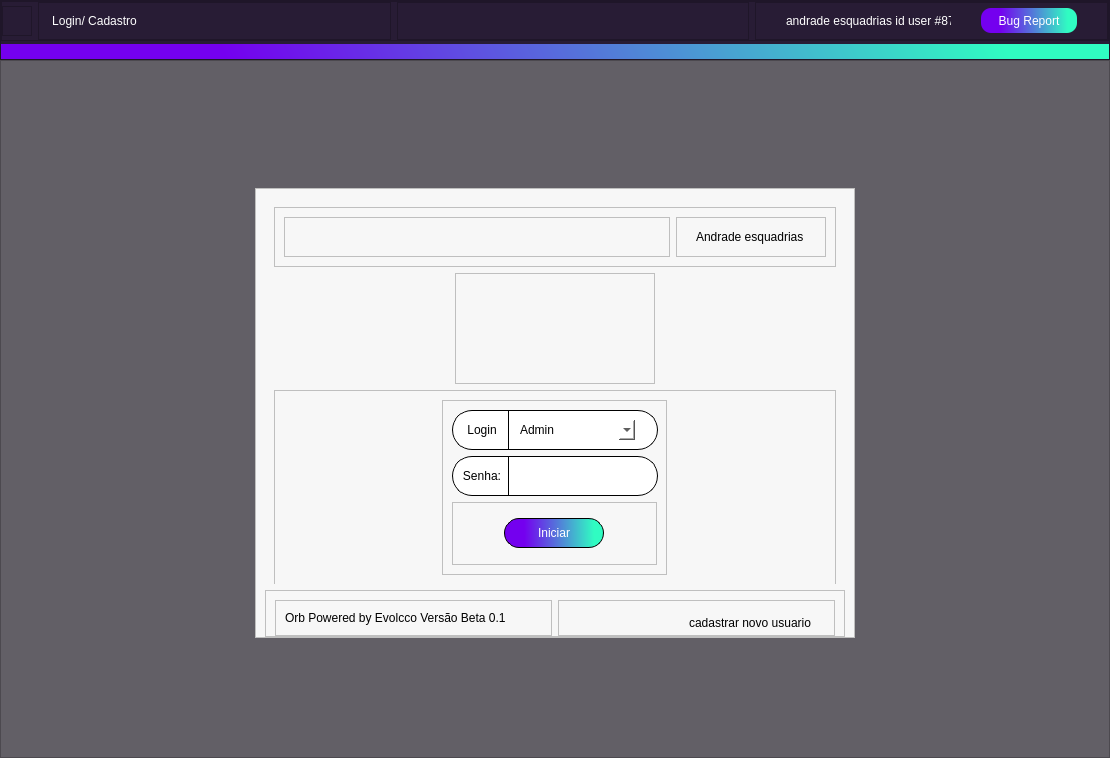
<?xml version="1.0" encoding="UTF-8"?>
<ui version="4.0">
 <class>MainWindow</class>
 <widget class="QMainWindow" name="MainWindow">
  <property name="geometry">
   <rect>
    <x>0</x>
    <y>0</y>
    <width>1110</width>
    <height>758</height>
   </rect>
  </property>
  <property name="windowTitle">
   <string>Login</string>
  </property>
  <property name="windowIcon">
   <iconset resource="source.qrc">
    <normaloff>:/iconteste/icons/Ativo 16@2x.png</normaloff>:/iconteste/icons/Ativo 16@2x.png</iconset>
  </property>
  <widget class="QWidget" name="centralwidget">
   <layout class="QVBoxLayout" name="verticalLayout_9">
    <property name="spacing">
     <number>0</number>
    </property>
    <property name="leftMargin">
     <number>0</number>
    </property>
    <property name="topMargin">
     <number>0</number>
    </property>
    <property name="rightMargin">
     <number>0</number>
    </property>
    <property name="bottomMargin">
     <number>0</number>
    </property>
    <item>
     <widget class="QFrame" name="frame_3">
      <property name="minimumSize">
       <size>
        <width>0</width>
        <height>0</height>
       </size>
      </property>
      <property name="maximumSize">
       <size>
        <width>16777215</width>
        <height>60</height>
       </size>
      </property>
      <property name="styleSheet">
       <string notr="true">background-color: #281c35;
color:#ffffff;</string>
      </property>
      <property name="frameShape">
       <enum>QFrame::StyledPanel</enum>
      </property>
      <property name="frameShadow">
       <enum>QFrame::Raised</enum>
      </property>
      <layout class="QVBoxLayout" name="verticalLayout_3" stretch="0,0">
       <property name="spacing">
        <number>3</number>
       </property>
       <property name="leftMargin">
        <number>0</number>
       </property>
       <property name="topMargin">
        <number>0</number>
       </property>
       <property name="rightMargin">
        <number>0</number>
       </property>
       <property name="bottomMargin">
        <number>0</number>
       </property>
       <item>
        <widget class="QFrame" name="frame_6">
         <property name="frameShape">
          <enum>QFrame::StyledPanel</enum>
         </property>
         <property name="frameShadow">
          <enum>QFrame::Raised</enum>
         </property>
         <layout class="QHBoxLayout" name="horizontalLayout_2">
          <property name="leftMargin">
           <number>0</number>
          </property>
          <property name="topMargin">
           <number>0</number>
          </property>
          <property name="rightMargin">
           <number>0</number>
          </property>
          <property name="bottomMargin">
           <number>0</number>
          </property>
          <item>
           <widget class="QFrame" name="frame_2">
            <property name="maximumSize">
             <size>
              <width>30</width>
              <height>30</height>
             </size>
            </property>
            <property name="frameShape">
             <enum>QFrame::StyledPanel</enum>
            </property>
            <property name="frameShadow">
             <enum>QFrame::Raised</enum>
            </property>
            <layout class="QGridLayout" name="gridLayout_3">
             <property name="leftMargin">
              <number>0</number>
             </property>
             <property name="topMargin">
              <number>0</number>
             </property>
             <property name="rightMargin">
              <number>0</number>
             </property>
             <property name="bottomMargin">
              <number>0</number>
             </property>
             <property name="spacing">
              <number>0</number>
             </property>
             <item row="0" column="0">
              <widget class="QLabel" name="label">
               <property name="minimumSize">
                <size>
                 <width>25</width>
                 <height>25</height>
                </size>
               </property>
               <property name="maximumSize">
                <size>
                 <width>25</width>
                 <height>25</height>
                </size>
               </property>
               <property name="styleSheet">
                <string notr="true">border-image: url(:/iconteste/icons/ba812f4a-b112-4fa5-96d0-dccd574e3a86.jpg);
border-radius:12px;</string>
               </property>
               <property name="text">
                <string/>
               </property>
              </widget>
             </item>
            </layout>
           </widget>
          </item>
          <item>
           <widget class="QFrame" name="frame_4">
            <property name="frameShape">
             <enum>QFrame::StyledPanel</enum>
            </property>
            <property name="frameShadow">
             <enum>QFrame::Raised</enum>
            </property>
            <layout class="QVBoxLayout" name="verticalLayout">
             <property name="spacing">
              <number>0</number>
             </property>
             <property name="leftMargin">
              <number>0</number>
             </property>
             <property name="topMargin">
              <number>0</number>
             </property>
             <property name="rightMargin">
              <number>0</number>
             </property>
             <property name="bottomMargin">
              <number>0</number>
             </property>
             <item>
              <widget class="QPushButton" name="pushButton">
               <property name="minimumSize">
                <size>
                 <width>111</width>
                 <height>25</height>
                </size>
               </property>
               <property name="maximumSize">
                <size>
                 <width>110</width>
                 <height>16777215</height>
                </size>
               </property>
               <property name="styleSheet">
                <string notr="true">QPushButton{
border:0px;
border-radius:12px;
}
QPushButton::hover
{

background-color:#403749;

}
QPushButton::pressed
{
border-style: outset;
border-width: 3px;
border-color: #30fcc2;
background-color:625f66
}
</string>
               </property>
               <property name="text">
                <string>Login/ Cadastro</string>
               </property>
               <property name="icon">
                <iconset resource="source.qrc">
                 <normaloff>:/iconteste/icons/user.png</normaloff>:/iconteste/icons/user.png</iconset>
               </property>
              </widget>
             </item>
            </layout>
           </widget>
          </item>
          <item>
           <widget class="QFrame" name="frame_5">
            <property name="frameShape">
             <enum>QFrame::StyledPanel</enum>
            </property>
            <property name="frameShadow">
             <enum>QFrame::Raised</enum>
            </property>
           </widget>
          </item>
          <item>
           <widget class="QFrame" name="frame_7">
            <property name="frameShape">
             <enum>QFrame::StyledPanel</enum>
            </property>
            <property name="frameShadow">
             <enum>QFrame::Raised</enum>
            </property>
            <layout class="QHBoxLayout" name="horizontalLayout">
             <property name="spacing">
              <number>0</number>
             </property>
             <property name="leftMargin">
              <number>0</number>
             </property>
             <property name="topMargin">
              <number>0</number>
             </property>
             <property name="rightMargin">
              <number>0</number>
             </property>
             <property name="bottomMargin">
              <number>0</number>
             </property>
             <item>
              <widget class="QLabel" name="label_2">
               <property name="maximumSize">
                <size>
                 <width>165</width>
                 <height>30</height>
                </size>
               </property>
               <property name="text">
                <string>andrade esquadrias id user #8774</string>
               </property>
              </widget>
             </item>
             <item>
              <widget class="QPushButton" name="pushButton_2">
               <property name="maximumSize">
                <size>
                 <width>96</width>
                 <height>25</height>
                </size>
               </property>
               <property name="styleSheet">
                <string notr="true">


QPushButton{
border:1px;
background-color: qlineargradient(spread:pad, x1:0.0227727, y1:0.557, x2:1, y2:0.551, stop:0.181818 rgba(116, 0, 239, 255), stop:0.903409 rgba(48, 252, 194, 255));
border-radius:10px;
}
QPushButton::hover
{


border-width: 2px;

border-color: black;

}
QPushButton::pressed
{
border-style: outset;
border-width: 3px;
border-color: #30fcc2;
}
</string>
               </property>
               <property name="text">
                <string>Bug Report</string>
               </property>
              </widget>
             </item>
            </layout>
           </widget>
          </item>
         </layout>
        </widget>
       </item>
       <item>
        <widget class="QLabel" name="label_23">
         <property name="minimumSize">
          <size>
           <width>0</width>
           <height>15</height>
          </size>
         </property>
         <property name="maximumSize">
          <size>
           <width>16777215</width>
           <height>15</height>
          </size>
         </property>
         <property name="styleSheet">
          <string notr="true">background-color: qlineargradient(spread:pad, x1:0.0227727, y1:0.557, x2:1, y2:0.551, stop:0.181818 rgba(116, 0, 239, 255), stop:0.903409 rgba(48, 252, 194, 255));</string>
         </property>
         <property name="text">
          <string/>
         </property>
        </widget>
       </item>
      </layout>
     </widget>
    </item>
    <item>
     <widget class="QFrame" name="frame_13">
      <property name="minimumSize">
       <size>
        <width>501</width>
        <height>0</height>
       </size>
      </property>
      <property name="styleSheet">
       <string notr="true">background-color: rgb(98, 95, 102);</string>
      </property>
      <property name="frameShape">
       <enum>QFrame::StyledPanel</enum>
      </property>
      <property name="frameShadow">
       <enum>QFrame::Raised</enum>
      </property>
      <layout class="QHBoxLayout" name="horizontalLayout_5">
       <property name="bottomMargin">
        <number>0</number>
       </property>
       <item>
        <widget class="QFrame" name="frame_17">
         <property name="maximumSize">
          <size>
           <width>600</width>
           <height>450</height>
          </size>
         </property>
         <property name="styleSheet">
          <string notr="true">background-color:white;
background-color: rgb(247, 247, 247);</string>
         </property>
         <property name="frameShape">
          <enum>QFrame::StyledPanel</enum>
         </property>
         <property name="frameShadow">
          <enum>QFrame::Raised</enum>
         </property>
         <layout class="QVBoxLayout" name="verticalLayout_8">
          <property name="bottomMargin">
           <number>0</number>
          </property>
          <item>
           <widget class="QFrame" name="frame_12">
            <property name="enabled">
             <bool>true</bool>
            </property>
            <property name="frameShape">
             <enum>QFrame::NoFrame</enum>
            </property>
            <property name="frameShadow">
             <enum>QFrame::Raised</enum>
            </property>
            <layout class="QVBoxLayout" name="verticalLayout_5">
             <property name="topMargin">
              <number>9</number>
             </property>
             <item>
              <widget class="QFrame" name="frame_18">
               <property name="frameShape">
                <enum>QFrame::StyledPanel</enum>
               </property>
               <property name="frameShadow">
                <enum>QFrame::Raised</enum>
               </property>
               <layout class="QHBoxLayout" name="horizontalLayout_8">
                <item>
                 <widget class="QFrame" name="frame_20">
                  <property name="frameShape">
                   <enum>QFrame::StyledPanel</enum>
                  </property>
                  <property name="frameShadow">
                   <enum>QFrame::Raised</enum>
                  </property>
                  <layout class="QVBoxLayout" name="verticalLayout_2">
                   <item>
                    <widget class="QLabel" name="deucerto">
                     <property name="minimumSize">
                      <size>
                       <width>0</width>
                       <height>20</height>
                      </size>
                     </property>
                     <property name="text">
                      <string/>
                     </property>
                    </widget>
                   </item>
                  </layout>
                 </widget>
                </item>
                <item>
                 <widget class="QFrame" name="frame_19">
                  <property name="maximumSize">
                   <size>
                    <width>150</width>
                    <height>16777215</height>
                   </size>
                  </property>
                  <property name="layoutDirection">
                   <enum>Qt::RightToLeft</enum>
                  </property>
                  <property name="frameShape">
                   <enum>QFrame::StyledPanel</enum>
                  </property>
                  <property name="frameShadow">
                   <enum>QFrame::Raised</enum>
                  </property>
                  <layout class="QHBoxLayout" name="horizontalLayout_7">
                   <item>
                    <widget class="QLabel" name="label_10">
                     <property name="maximumSize">
                      <size>
                       <width>110</width>
                       <height>16777215</height>
                      </size>
                     </property>
                     <property name="layoutDirection">
                      <enum>Qt::RightToLeft</enum>
                     </property>
                     <property name="text">
                      <string>Andrade esquadrias</string>
                     </property>
                    </widget>
                   </item>
                  </layout>
                 </widget>
                </item>
               </layout>
              </widget>
             </item>
             <item alignment="Qt::AlignHCenter">
              <widget class="QFrame" name="frame_11">
               <property name="minimumSize">
                <size>
                 <width>141</width>
                 <height>111</height>
                </size>
               </property>
               <property name="maximumSize">
                <size>
                 <width>16777215</width>
                 <height>16777215</height>
                </size>
               </property>
               <property name="frameShape">
                <enum>QFrame::StyledPanel</enum>
               </property>
               <property name="frameShadow">
                <enum>QFrame::Raised</enum>
               </property>
               <layout class="QVBoxLayout" name="verticalLayout_4">
                <item>
                 <widget class="QLabel" name="label_6">
                  <property name="minimumSize">
                   <size>
                    <width>180</width>
                    <height>100</height>
                   </size>
                  </property>
                  <property name="maximumSize">
                   <size>
                    <width>180</width>
                    <height>16777215</height>
                   </size>
                  </property>
                  <property name="styleSheet">
                   <string notr="true">border-image: url(:/iconteste/icons/bc618214-251e-4c1c-9617-52f5a49d45b0.jpg);</string>
                  </property>
                  <property name="text">
                   <string/>
                  </property>
                  <property name="alignment">
                   <set>Qt::AlignCenter</set>
                  </property>
                 </widget>
                </item>
               </layout>
              </widget>
             </item>
             <item>
              <widget class="QFrame" name="frame">
               <property name="minimumSize">
                <size>
                 <width>301</width>
                 <height>221</height>
                </size>
               </property>
               <property name="maximumSize">
                <size>
                 <width>16777215</width>
                 <height>16777215</height>
                </size>
               </property>
               <property name="layoutDirection">
                <enum>Qt::LeftToRight</enum>
               </property>
               <property name="frameShape">
                <enum>QFrame::StyledPanel</enum>
               </property>
               <property name="frameShadow">
                <enum>QFrame::Raised</enum>
               </property>
               <layout class="QGridLayout" name="gridLayout_2">
                <item row="0" column="0">
                 <widget class="QFrame" name="frame_21">
                  <property name="maximumSize">
                   <size>
                    <width>225</width>
                    <height>16777215</height>
                   </size>
                  </property>
                  <property name="frameShape">
                   <enum>QFrame::StyledPanel</enum>
                  </property>
                  <property name="frameShadow">
                   <enum>QFrame::Raised</enum>
                  </property>
                  <layout class="QVBoxLayout" name="verticalLayout_10">
                   <item>
                    <widget class="QFrame" name="frame_8">
                     <property name="minimumSize">
                      <size>
                       <width>206</width>
                       <height>40</height>
                      </size>
                     </property>
                     <property name="maximumSize">
                      <size>
                       <width>206</width>
                       <height>40</height>
                      </size>
                     </property>
                     <property name="styleSheet">
                      <string notr="true">border: 1px solid black;
border-radius:20px;
background-color: white;</string>
                     </property>
                     <property name="frameShape">
                      <enum>QFrame::StyledPanel</enum>
                     </property>
                     <property name="frameShadow">
                      <enum>QFrame::Raised</enum>
                     </property>
                     <layout class="QHBoxLayout" name="horizontalLayout_3">
                      <property name="topMargin">
                       <number>0</number>
                      </property>
                      <property name="bottomMargin">
                       <number>0</number>
                      </property>
                      <item>
                       <widget class="QLabel" name="label_3">
                        <property name="minimumSize">
                         <size>
                          <width>40</width>
                          <height>20</height>
                         </size>
                        </property>
                        <property name="maximumSize">
                         <size>
                          <width>25</width>
                          <height>20</height>
                         </size>
                        </property>
                        <property name="styleSheet">
                         <string notr="true">border:0px;</string>
                        </property>
                        <property name="text">
                         <string>Login</string>
                        </property>
                        <property name="alignment">
                         <set>Qt::AlignCenter</set>
                        </property>
                       </widget>
                      </item>
                      <item>
                       <widget class="Line" name="line">
                        <property name="minimumSize">
                         <size>
                          <width>0</width>
                          <height>40</height>
                         </size>
                        </property>
                        <property name="maximumSize">
                         <size>
                          <width>1</width>
                          <height>16777215</height>
                         </size>
                        </property>
                        <property name="styleSheet">
                         <string notr="true">margin-top:0px;</string>
                        </property>
                        <property name="orientation">
                         <enum>Qt::Vertical</enum>
                        </property>
                       </widget>
                      </item>
                      <item alignment="Qt::AlignLeft|Qt::AlignVCenter">
                       <widget class="QComboBox" name="comboBox">
                        <property name="minimumSize">
                         <size>
                          <width>120</width>
                          <height>20</height>
                         </size>
                        </property>
                        <property name="styleSheet">
                         <string notr="true">QComboBox {
	border: transparent;

}
QComboBox::drop-down:button{
border:transparent; background:transparent;
border-image: url(:/iconteste/icons/arrow-black.png);
width: 14px;
height: 14px;
padding-top:1px;
margin-top:3px;

}

QComboBox QAbstractItemView{
	
	border:1px solid black;
	border-radius:0px;
 
	
}

</string>
                        </property>
                        <item>
                         <property name="text">
                          <string>Admin</string>
                         </property>
                        </item>
                        <item>
                         <property name="text">
                          <string>T.i</string>
                         </property>
                        </item>
                        <item>
                         <property name="text">
                          <string>Vendedor</string>
                         </property>
                        </item>
                        <item>
                         <property name="text">
                          <string>Gerência</string>
                         </property>
                        </item>
                       </widget>
                      </item>
                     </layout>
                    </widget>
                   </item>
                   <item>
                    <widget class="QFrame" name="frame_10">
                     <property name="minimumSize">
                      <size>
                       <width>206</width>
                       <height>40</height>
                      </size>
                     </property>
                     <property name="maximumSize">
                      <size>
                       <width>206</width>
                       <height>40</height>
                      </size>
                     </property>
                     <property name="styleSheet">
                      <string notr="true">border: 1px solid black;
border-radius:20px;
background-color: white;</string>
                     </property>
                     <property name="frameShape">
                      <enum>QFrame::StyledPanel</enum>
                     </property>
                     <property name="frameShadow">
                      <enum>QFrame::Raised</enum>
                     </property>
                     <layout class="QHBoxLayout" name="horizontalLayout_4">
                      <property name="topMargin">
                       <number>0</number>
                      </property>
                      <property name="bottomMargin">
                       <number>0</number>
                      </property>
                      <item>
                       <widget class="QLabel" name="label_4">
                        <property name="minimumSize">
                         <size>
                          <width>40</width>
                          <height>20</height>
                         </size>
                        </property>
                        <property name="maximumSize">
                         <size>
                          <width>25</width>
                          <height>20</height>
                         </size>
                        </property>
                        <property name="styleSheet">
                         <string notr="true">border:0px;</string>
                        </property>
                        <property name="text">
                         <string>Senha:</string>
                        </property>
                        <property name="alignment">
                         <set>Qt::AlignCenter</set>
                        </property>
                       </widget>
                      </item>
                      <item>
                       <widget class="Line" name="line_2">
                        <property name="minimumSize">
                         <size>
                          <width>0</width>
                          <height>40</height>
                         </size>
                        </property>
                        <property name="maximumSize">
                         <size>
                          <width>1</width>
                          <height>16777215</height>
                         </size>
                        </property>
                        <property name="styleSheet">
                         <string notr="true">margin-top:0px;</string>
                        </property>
                        <property name="orientation">
                         <enum>Qt::Vertical</enum>
                        </property>
                       </widget>
                      </item>
                      <item>
                       <widget class="QLineEdit" name="lineEdit">
                        <property name="maximumSize">
                         <size>
                          <width>130</width>
                          <height>16777215</height>
                         </size>
                        </property>
                        <property name="styleSheet">
                         <string notr="true">border: 0px;</string>
                        </property>
                       </widget>
                      </item>
                     </layout>
                    </widget>
                   </item>
                   <item>
                    <widget class="QFrame" name="frame_22">
                     <property name="frameShape">
                      <enum>QFrame::StyledPanel</enum>
                     </property>
                     <property name="frameShadow">
                      <enum>QFrame::Raised</enum>
                     </property>
                     <layout class="QHBoxLayout" name="horizontalLayout_9">
                      <item>
                       <widget class="QPushButton" name="pushButton_3">
                        <property name="minimumSize">
                         <size>
                          <width>100</width>
                          <height>30</height>
                         </size>
                        </property>
                        <property name="maximumSize">
                         <size>
                          <width>100</width>
                          <height>30</height>
                         </size>
                        </property>
                        <property name="styleSheet">
                         <string notr="true">

QPushButton{
border: 1px solid black;
border-radius: 15px;
color:white;
background-color: qlineargradient(spread:pad, x1:0.0227727, y1:0.557, x2:1, y2:0.551, stop:0.181818 rgba(116, 0, 239, 255), stop:0.903409 rgba(48, 252, 194, 255));
}
QPushButton::hover
{

border-width: 2px;

border-color: black;

}
QPushButton::pressed
{
border-style: outset;
border-width: 3px;
border-color: black;
}

</string>
                        </property>
                        <property name="text">
                         <string>Iniciar</string>
                        </property>
                        <property name="icon">
                         <iconset resource="source.qrc">
                          <normaloff>:/iconteste/icons/right white arrow.png</normaloff>:/iconteste/icons/right white arrow.png</iconset>
                        </property>
                       </widget>
                      </item>
                     </layout>
                    </widget>
                   </item>
                  </layout>
                 </widget>
                </item>
                <item row="1" column="0">
                 <widget class="QLabel" name="label_5">
                  <property name="minimumSize">
                   <size>
                    <width>171</width>
                    <height>20</height>
                   </size>
                  </property>
                  <property name="maximumSize">
                   <size>
                    <width>171</width>
                    <height>20</height>
                   </size>
                  </property>
                  <property name="text">
                   <string/>
                  </property>
                 </widget>
                </item>
               </layout>
              </widget>
             </item>
            </layout>
           </widget>
          </item>
          <item>
           <widget class="QFrame" name="frame_14">
            <property name="maximumSize">
             <size>
              <width>16777215</width>
              <height>50</height>
             </size>
            </property>
            <property name="frameShape">
             <enum>QFrame::StyledPanel</enum>
            </property>
            <property name="frameShadow">
             <enum>QFrame::Raised</enum>
            </property>
            <layout class="QHBoxLayout" name="horizontalLayout_6">
             <property name="bottomMargin">
              <number>0</number>
             </property>
             <item>
              <widget class="QFrame" name="frame_15">
               <property name="frameShape">
                <enum>QFrame::StyledPanel</enum>
               </property>
               <property name="frameShadow">
                <enum>QFrame::Raised</enum>
               </property>
               <layout class="QVBoxLayout" name="verticalLayout_7">
                <item>
                 <widget class="QLabel" name="label_9">
                  <property name="text">
                   <string>Orb Powered by Evolcco Versão Beta 0.1</string>
                  </property>
                 </widget>
                </item>
               </layout>
              </widget>
             </item>
             <item>
              <widget class="QFrame" name="frame_16">
               <property name="layoutDirection">
                <enum>Qt::RightToLeft</enum>
               </property>
               <property name="frameShape">
                <enum>QFrame::StyledPanel</enum>
               </property>
               <property name="frameShadow">
                <enum>QFrame::Raised</enum>
               </property>
               <layout class="QVBoxLayout" name="verticalLayout_6">
                <property name="bottomMargin">
                 <number>0</number>
                </property>
                <item>
                 <widget class="QPushButton" name="pushButton_4">
                  <property name="minimumSize">
                   <size>
                    <width>0</width>
                    <height>25</height>
                   </size>
                  </property>
                  <property name="maximumSize">
                   <size>
                    <width>150</width>
                    <height>16777215</height>
                   </size>
                  </property>
                  <property name="styleSheet">
                   <string notr="true">
QPushButton{
border-radius: 12px;
background-color: transparent;
color: black;

}
QPushButton::hover
{

border-width: 2px;
border-bottom:1px;
border-color: black;

}
QPushButton::pressed
{
border-bottom:1px;
border:1px solid black;
}
</string>
                  </property>
                  <property name="text">
                   <string>cadastrar novo usuario</string>
                  </property>
                  <property name="icon">
                   <iconset resource="source.qrc">
                    <normaloff>:/iconteste/icons/plus-solid.svg</normaloff>:/iconteste/icons/plus-solid.svg</iconset>
                  </property>
                 </widget>
                </item>
               </layout>
              </widget>
             </item>
            </layout>
           </widget>
          </item>
         </layout>
        </widget>
       </item>
      </layout>
     </widget>
    </item>
   </layout>
  </widget>
 </widget>
 <resources>
  <include location="source.qrc"/>
 </resources>
 <connections/>
</ui>
